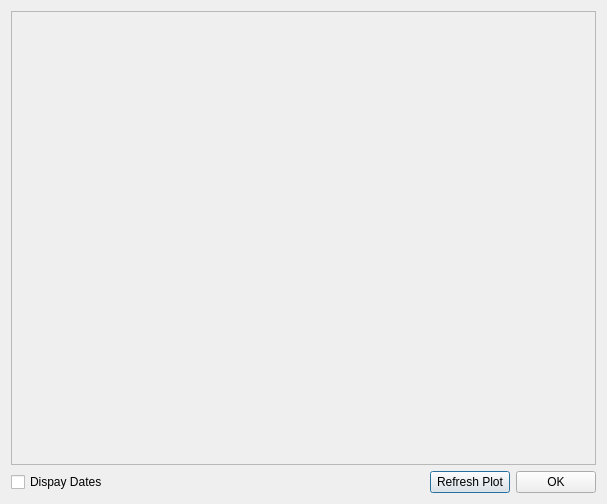
<?xml version="1.0" encoding="UTF-8"?>
<ui version="4.0">
 <class>UserPlotData</class>
 <widget class="QDialog" name="UserPlotData">
  <property name="geometry">
   <rect>
    <x>0</x>
    <y>0</y>
    <width>607</width>
    <height>504</height>
   </rect>
  </property>
  <property name="windowTitle">
   <string>Plot</string>
  </property>
  <layout class="QGridLayout" name="gridLayout">
   <item row="2" column="2">
    <widget class="QPushButton" name="pbRefresh">
     <property name="text">
      <string>Refresh Plot</string>
     </property>
    </widget>
   </item>
   <item row="2" column="1">
    <spacer name="horizontalSpacer">
     <property name="orientation">
      <enum>Qt::Horizontal</enum>
     </property>
     <property name="sizeHint" stdset="0">
      <size>
       <width>40</width>
       <height>20</height>
      </size>
     </property>
    </spacer>
   </item>
   <item row="2" column="3">
    <widget class="QPushButton" name="pbOK">
     <property name="text">
      <string>OK</string>
     </property>
    </widget>
   </item>
   <item row="2" column="0">
    <widget class="QCheckBox" name="cbDisplayDates">
     <property name="text">
      <string>Dispay Dates</string>
     </property>
    </widget>
   </item>
   <item row="0" column="0" colspan="4">
    <layout class="QGridLayout" name="gridLayout_2">
     <item row="0" column="0">
      <widget class="QFrame" name="plotFrame">
       <property name="frameShape">
        <enum>QFrame::StyledPanel</enum>
       </property>
       <property name="frameShadow">
        <enum>QFrame::Raised</enum>
       </property>
      </widget>
     </item>
    </layout>
   </item>
  </layout>
 </widget>
 <resources/>
 <connections/>
</ui>
